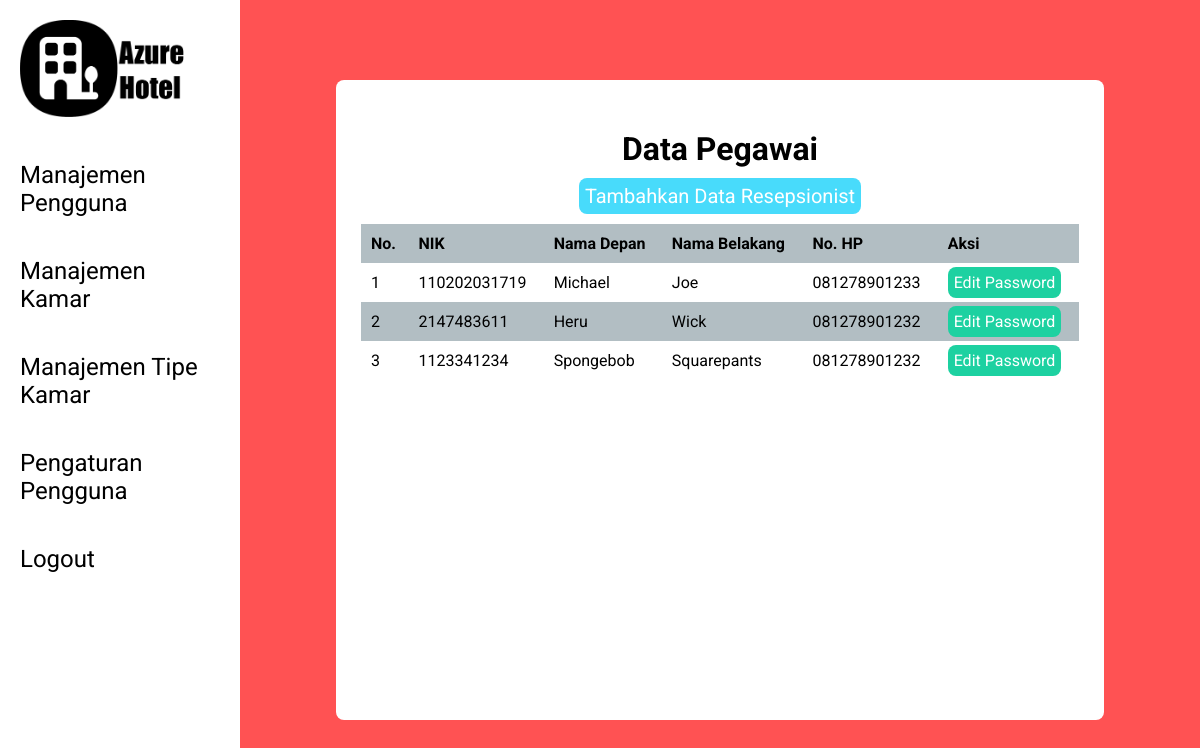
The app's page /user_management.php (signed in) with its own data.
### tables this page shows
CREATE TABLE `management` (
  `id_management` int(11) NOT NULL,
  `id_card` varchar(12) NOT NULL,
  `fname` varchar(50) NOT NULL,
  `lname` varchar(50) NOT NULL,
  `address` varchar(500) NOT NULL,
  `phone_number` varchar(13) NOT NULL,
  `sex` enum('male','female') NOT NULL,
  `email` varchar(100) NOT NULL,
  `password` char(32) NOT NULL,
  `level` enum('manager','receptionist','admin') NOT NULL,
  `profile_picture` varchar(40) NOT NULL
);

### user_management.php (the view, shortened to what this page needs)
<?php
    include('include/connect.php');
?>
<?php
    $sql = "SELECT * FROM management WHERE level = 'receptionist'";
    $query = mysqli_query($conn, $sql);
    $row_number = mysqli_num_rows($query);
?>
<!DOCTYPE html>
<html lang="en">
<head>
    <link rel="stylesheet" href="style/main.css">
    <link rel="stylesheet" href="style/form.css">
    <link rel="stylesheet" href="style/button.css">
    <link rel="stylesheet" href="style/sidebar.css">
    <link rel="stylesheet" href="style/content.css">
</head>
<body>
    <main>
        <?php include('include/sidebar.php'); ?>
        <div class="content">
            <div class="content-child">
                <div class="content-super-child" style="justify-content: flex-start;">
                    <h1>Data Pegawai</h1>
                    <a href="user_management_add.php" class="blue-button" style="font-size: 20px; margin: 10px 0;">Tambahkan Data Resepsionist</a>
                    <?php if ($row_number <= 0): ?>
                        <h3>Belum ada data customer.</h3>
                    <?php else: ?>
                        <table cellspacing="0" cellpadding="0" class="zebra-table">
                            <tr>
                                <th>No.</th>
                                <th>NIK</th>
                                <th>Nama Depan</th>
                                <th>Nama Belakang</th>
                                <th>No. HP</th>
                                <th>Aksi</th>
                            </tr>
                            <?php $i = 1; ?>
                            <?php while($data = mysqli_fetch_array($query)): ?>
                                <tr>
                                    <td><?php echo $i ?></td>
                                    <td><?php echo $data['id_card'] ?></td>
                                    <td><?php echo $data['fname'] ?></td>
                                    <td><?php echo $data['lname'] ?></td>
                                    <td><?php echo $data['phone_number'] ?></td>
                                    <td>
                                        <a href="user_setting_password_admin.php?id_management=<?php echo $data['id_management'] ?>" class="green-button" style="text-decoration: none;">Edit Password</a>
                                    </td>
                                </tr>
                                <?php $i++; ?>
                            <?php endwhile ?>
                        </table>
                    <?php endif ?>
                </div>
            </div>
        </div>
    </main>
</body>
</html>

### style/main.css (style rules this page uses)
* { margin: 0; padding: 0; box-sizing: border-box; font-family: 'Roboto', sans-serif; }
body { min-height: 100vh; display: flex; flex-direction: column; background-color: #ff5253; }
main { display: flex; flex-grow: 1; justify-content: center; align-items: center; width: 100%; }

### style/button.css (style rules this page uses)
.blue-button { padding: 6px; background-color: #48dbfb; color: white; border: none; border-radius: 8px; transition: 0.5s; text-decoration: none; }
.green-button { padding: 6px; background-color: #1dd1a1; color: white; border: none; border-radius: 8px; transition: 0.5s; text-decoration: none; }

### style/content.css (style rules this page uses)
.content { display: flex; width: 82%; justify-content: center; align-items: center; height: 100vh; }
.content-child { background-color: white; width: 80%; height: 80%; padding: 50px 25px; border-radius: 8px; }
.content-super-child { display: flex; flex-direction: column; justify-content: space-between; height: 100%; width: 100%; align-items: center; }
.zebra-table { border: none; width: 100%; }
.zebra-table th, td { padding: 10px; }
.zebra-table th { text-align: left; background-color: #b2bec3; }
.zebra-table tr:nth-child(odd) { background-color: #b2bec3 }
* { box-sizing:border-box }

### records on screen
management: id_card "110202031719", fname "Michael", lname "Joe", phone_number "081278901233"
management: id_card "2147483611", fname "Heru", lname "Wick", phone_number "081278901232"
management: id_card "1123341234", fname "Spongebob", lname "Squarepants", phone_number "081278901232"
